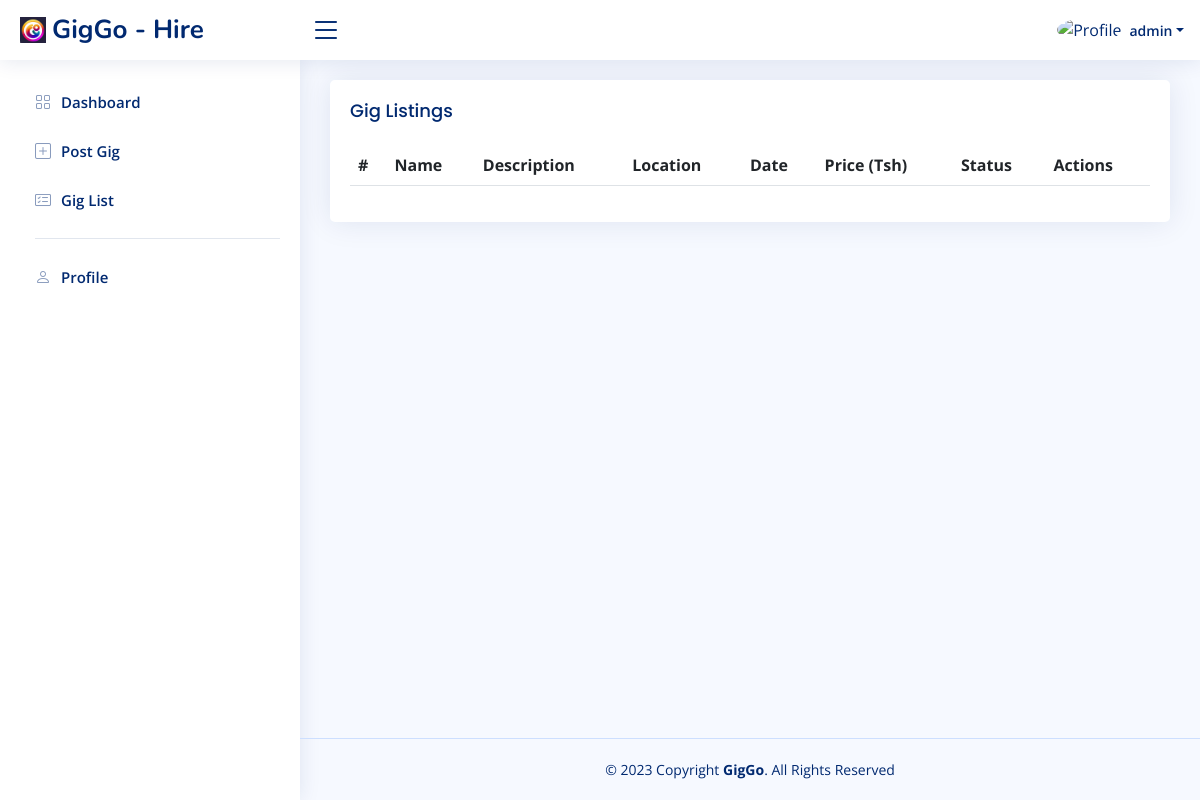
The app's page /poster/joblist/ (signed in), older data.
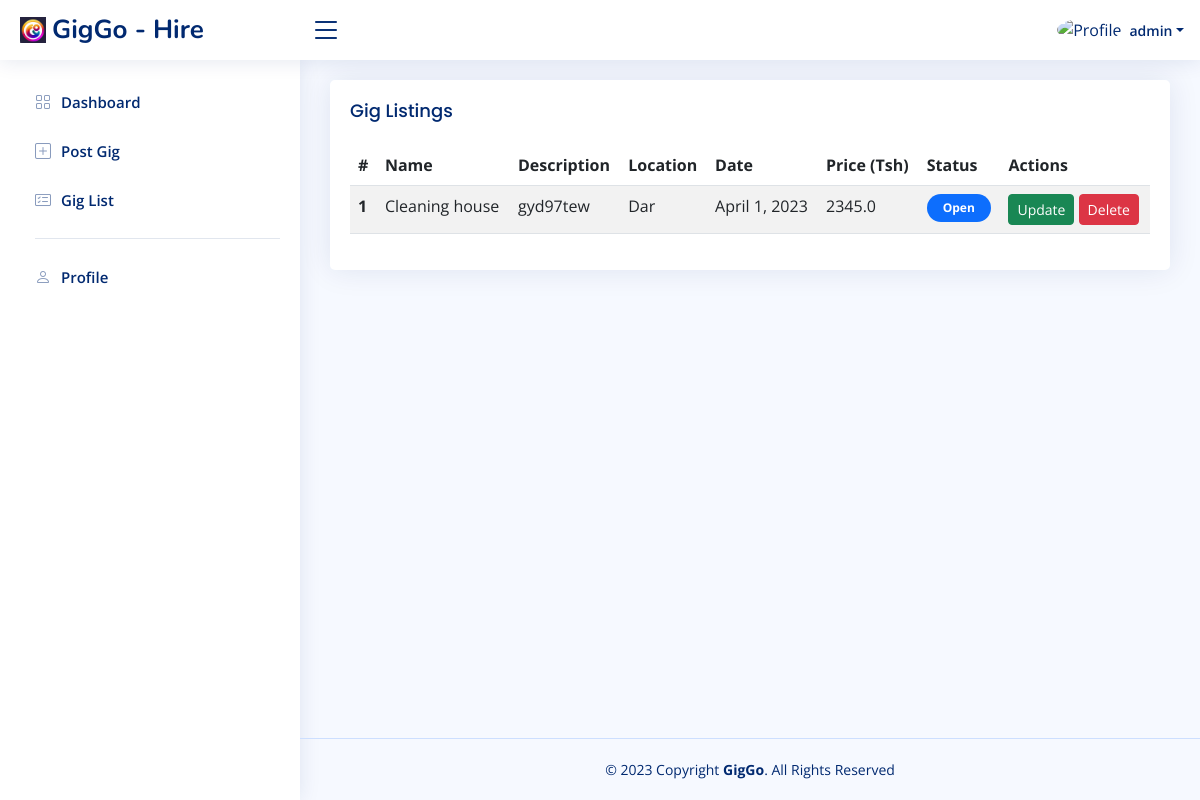
The same page, newer data.
### GigGo_App/models.py (models this page shows, shortened)
class Job(models.Model):
    LOCATION = [
        ('Dar', 'Dar es Salaam'),
        ('arusha', 'Arusha'),
        ('dodoma', 'Dodoma'),
    ]
    STATUS = [
        ('open', 'Open'),
        ('inprogress', 'In Progress'),
        ('Reviewing', 'Reviewing'),
        ('complete', 'Complete'),
    ]
    user = models.ForeignKey(NewUser, on_delete=models.CASCADE)
    category = models.ForeignKey(Category, on_delete=models.CASCADE)
    name = models.CharField(max_length=20, null=False)
    description = models.TextField(null=True)
    image = models.ImageField(upload_to='gig_images/%Y/%m/%d', blank=True)
    location = models.CharField(choices=LOCATION, max_length=20, null=True)
    date = models.DateField(auto_now=True)
    price = models.FloatField(max_length=25, null=True)
    slug = models.SlugField(max_length=200, db_index=True, null=True)
    status = models.CharField(max_length=20, null=True, choices=STATUS)
    class Meta:
        ordering = ['user']
        verbose_name = "Job"
        verbose_name_plural = "Jobs"
        index_together = (('id', 'slug'),)

### GigGo_App/views.py (the view)
# urls.py: path('poster/joblist/', JobListView.as_view(), name='poster_joblist'),
class JobListView(LoginRequiredMixin, ListView):
    template_name = "poster_joblist.html"
    model = Job
    def get_queryset(self):
        jobs = Job.objects.filter(user=self.request.user)
        job_applications = JobApplication.objects.filter(job__in=jobs)
        for job in jobs:
            if job_applications.filter(job=job).exists():
                job.status = 'inprogress'
        return jobs

### templates/poster_joblist.html (shortened to what this page needs)
{% extends 'poster_base.html' %}
{% load static %}
{% block content %}
<section class="inner-page">
    <div class="card">
        <div class="card-body">
            <h5 class="card-title">Gig Listings</h5>
            <table class="table table-striped">
                <thead>
                    <tr>
                    <th scope="col">#</th>
                    <th scope="col">Name</th>
                    <th scope="col">Description</th>
                    <th scope="col">Location</th>
                    <th scope="col">Date</th>
                    <th scope="col">Price (Tsh)</th>
                    <th scope="col">Status</th>
                    <th scope="col">Actions</th>
                    </tr>
                </thead>
                <tbody>
                    {% for job in object_list %}
                        <tr>
                            <th scope="row">{{forloop.counter}}</th>
                            <td>{{ job.name }}</td>
                            <td>{{ job.description }}</td>
                            <td>{{ job.location }}</td>
                            <td>{{ job.date }}</td>
                            <td>{{ job.price }}</td>
                            <td>
                                {% if job.status == "open" %}
                                        <span class="badge text-bg-primary rounded-pill px-3 py-2">{{ job.status|capfirst }}</span>
                                    {% elif  job.status == "inprogress" %}
                                        <span class="badge text-bg-secondary rounded-pill px-3 py-2">{{ job.status|capfirst }}</span>
                                    {% elif  job.status == "reviewing" %}
                                        <span class="badge text-bg-info rounded-pill px-3 py-2">{{  job.status|capfirst }}</span>
                                    {% elif  job.status == "dispute" %}
                                        <span class="badge text-bg-danger rounded-pill px-3 py-2">{{  job.status|capfirst }}</span>
                                    {% elif  job.status == "completed" %}
                                        <span class="badge text-bg-success rounded-pill px-3 py-2">{{  job.status|capfirst }}</span>
                                {% endif %}
                            </td>
                            <td>
                                <a href="{% url 'GigGo_App:poster_updatejob' pk=job.pk %}" type="button" class="btn btn-sm btn-success">Update</a>
                                <a href="{% url 'GigGo_App:poster_deletejob' pk=job.pk %}" type="button" class="btn btn-sm btn-danger">Delete</a>
                            </td>
                        </tr>
                    {% endfor %}
                </tbody>
            </table>
        </div>
    </div>
</section>
{% endblock content %}

Row changes from the older to the newer data that the page shows:
added Job: name "Cleaning house", description "gyd97tew", location "Dar", date "April 1, 2023", price "2345.0", status "Open"
